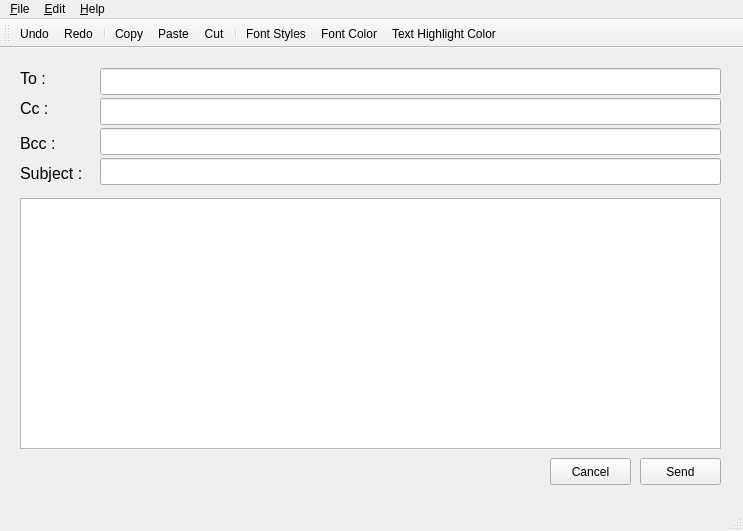
<?xml version="1.0" encoding="UTF-8"?>
<ui version="4.0">
 <class>compose</class>
 <widget class="QMainWindow" name="compose">
  <property name="geometry">
   <rect>
    <x>0</x>
    <y>0</y>
    <width>743</width>
    <height>531</height>
   </rect>
  </property>
  <property name="windowTitle">
   <string>MainWindow</string>
  </property>
  <widget class="QWidget" name="centralwidget">
   <widget class="QLabel" name="to_label">
    <property name="geometry">
     <rect>
      <x>20</x>
      <y>20</y>
      <width>56</width>
      <height>21</height>
     </rect>
    </property>
    <property name="font">
     <font>
      <pointsize>12</pointsize>
     </font>
    </property>
    <property name="text">
     <string>To :</string>
    </property>
   </widget>
   <widget class="QLabel" name="cc_label">
    <property name="geometry">
     <rect>
      <x>20</x>
      <y>40</y>
      <width>56</width>
      <height>41</height>
     </rect>
    </property>
    <property name="font">
     <font>
      <pointsize>12</pointsize>
     </font>
    </property>
    <property name="text">
     <string>Cc :</string>
    </property>
   </widget>
   <widget class="QLabel" name="bcc_label">
    <property name="geometry">
     <rect>
      <x>20</x>
      <y>80</y>
      <width>56</width>
      <height>31</height>
     </rect>
    </property>
    <property name="font">
     <font>
      <pointsize>12</pointsize>
     </font>
    </property>
    <property name="text">
     <string>Bcc :</string>
    </property>
   </widget>
   <widget class="QLineEdit" name="to_lineEdit">
    <property name="geometry">
     <rect>
      <x>100</x>
      <y>20</y>
      <width>621</width>
      <height>27</height>
     </rect>
    </property>
   </widget>
   <widget class="QLabel" name="subject_label">
    <property name="geometry">
     <rect>
      <x>20</x>
      <y>100</y>
      <width>71</width>
      <height>51</height>
     </rect>
    </property>
    <property name="font">
     <font>
      <pointsize>12</pointsize>
     </font>
    </property>
    <property name="text">
     <string>Subject :</string>
    </property>
   </widget>
   <widget class="QLineEdit" name="cc_lineEdit">
    <property name="geometry">
     <rect>
      <x>100</x>
      <y>50</y>
      <width>621</width>
      <height>27</height>
     </rect>
    </property>
   </widget>
   <widget class="QLineEdit" name="bcc_lineEdit">
    <property name="geometry">
     <rect>
      <x>100</x>
      <y>80</y>
      <width>621</width>
      <height>27</height>
     </rect>
    </property>
   </widget>
   <widget class="QLineEdit" name="subject_lineEdit">
    <property name="geometry">
     <rect>
      <x>100</x>
      <y>110</y>
      <width>621</width>
      <height>27</height>
     </rect>
    </property>
   </widget>
   <widget class="QTextEdit" name="textEdit">
    <property name="geometry">
     <rect>
      <x>20</x>
      <y>150</y>
      <width>701</width>
      <height>251</height>
     </rect>
    </property>
   </widget>
   <widget class="QPushButton" name="send_pushButton">
    <property name="geometry">
     <rect>
      <x>640</x>
      <y>410</y>
      <width>81</width>
      <height>27</height>
     </rect>
    </property>
    <property name="text">
     <string>Send</string>
    </property>
   </widget>
   <widget class="QPushButton" name="cancel_pushButton">
    <property name="geometry">
     <rect>
      <x>550</x>
      <y>410</y>
      <width>81</width>
      <height>27</height>
     </rect>
    </property>
    <property name="text">
     <string>Cancel</string>
    </property>
   </widget>
  </widget>
  <widget class="QMenuBar" name="menubar">
   <property name="geometry">
    <rect>
     <x>0</x>
     <y>0</y>
     <width>743</width>
     <height>25</height>
    </rect>
   </property>
   <widget class="QMenu" name="menu_File">
    <property name="title">
     <string>&amp;File</string>
    </property>
   </widget>
   <widget class="QMenu" name="menu_Edit">
    <property name="title">
     <string>&amp;Edit</string>
    </property>
    <addaction name="actionCopy"/>
    <addaction name="actionPaste"/>
    <addaction name="actionCut"/>
    <addaction name="separator"/>
    <addaction name="actionRedo"/>
    <addaction name="actionUndo"/>
    <addaction name="separator"/>
    <addaction name="actionFont"/>
    <addaction name="actionFont_Color"/>
    <addaction name="actionText_Highlight_COlor"/>
   </widget>
   <widget class="QMenu" name="menu_Help">
    <property name="title">
     <string>&amp;Help</string>
    </property>
    <addaction name="actionAbout_Us"/>
   </widget>
   <addaction name="menu_File"/>
   <addaction name="menu_Edit"/>
   <addaction name="menu_Help"/>
  </widget>
  <widget class="QStatusBar" name="statusbar"/>
  <widget class="QToolBar" name="toolBar">
   <property name="windowTitle">
    <string>toolBar</string>
   </property>
   <attribute name="toolBarArea">
    <enum>TopToolBarArea</enum>
   </attribute>
   <attribute name="toolBarBreak">
    <bool>false</bool>
   </attribute>
   <addaction name="actionUndo"/>
   <addaction name="actionRedo"/>
   <addaction name="separator"/>
   <addaction name="actionCopy"/>
   <addaction name="actionPaste"/>
   <addaction name="actionCut"/>
   <addaction name="separator"/>
   <addaction name="actionFont"/>
   <addaction name="actionFont_Color"/>
   <addaction name="actionText_Highlight_COlor"/>
  </widget>
  <action name="actionCopy">
   <property name="icon">
    <iconset resource="resource.qrc">
     <normaloff>:/img/images/copy.png</normaloff>:/img/images/copy.png</iconset>
   </property>
   <property name="text">
    <string>Copy</string>
   </property>
  </action>
  <action name="actionPaste">
   <property name="icon">
    <iconset resource="resource.qrc">
     <normaloff>:/img/images/paste.png</normaloff>:/img/images/paste.png</iconset>
   </property>
   <property name="text">
    <string>Paste</string>
   </property>
  </action>
  <action name="actionCut">
   <property name="icon">
    <iconset resource="resource.qrc">
     <normaloff>:/img/images/cut.png</normaloff>:/img/images/cut.png</iconset>
   </property>
   <property name="text">
    <string>Cut</string>
   </property>
  </action>
  <action name="actionRedo">
   <property name="icon">
    <iconset resource="resource.qrc">
     <normaloff>:/img/images/redo.png</normaloff>:/img/images/redo.png</iconset>
   </property>
   <property name="text">
    <string>Redo</string>
   </property>
  </action>
  <action name="actionUndo">
   <property name="icon">
    <iconset resource="resource.qrc">
     <normaloff>:/img/images/undo.png</normaloff>:/img/images/undo.png</iconset>
   </property>
   <property name="text">
    <string>Undo</string>
   </property>
  </action>
  <action name="actionFont">
   <property name="icon">
    <iconset resource="resource.qrc">
     <normaloff>:/img/images/font.png</normaloff>:/img/images/font.png</iconset>
   </property>
   <property name="text">
    <string>Font Styles</string>
   </property>
  </action>
  <action name="actionFont_Color">
   <property name="icon">
    <iconset resource="resource.qrc">
     <normaloff>:/img/images/text-color.png</normaloff>:/img/images/text-color.png</iconset>
   </property>
   <property name="text">
    <string>Font Color</string>
   </property>
  </action>
  <action name="actionText_Highlight_COlor">
   <property name="icon">
    <iconset resource="resource.qrc">
     <normaloff>:/img/images/marker-pen.png</normaloff>:/img/images/marker-pen.png</iconset>
   </property>
   <property name="text">
    <string>Text Highlight Color</string>
   </property>
  </action>
  <action name="actionAbout_Us">
   <property name="text">
    <string>About Us</string>
   </property>
  </action>
 </widget>
 <resources>
  <include location="resource.qrc"/>
 </resources>
 <connections/>
</ui>
